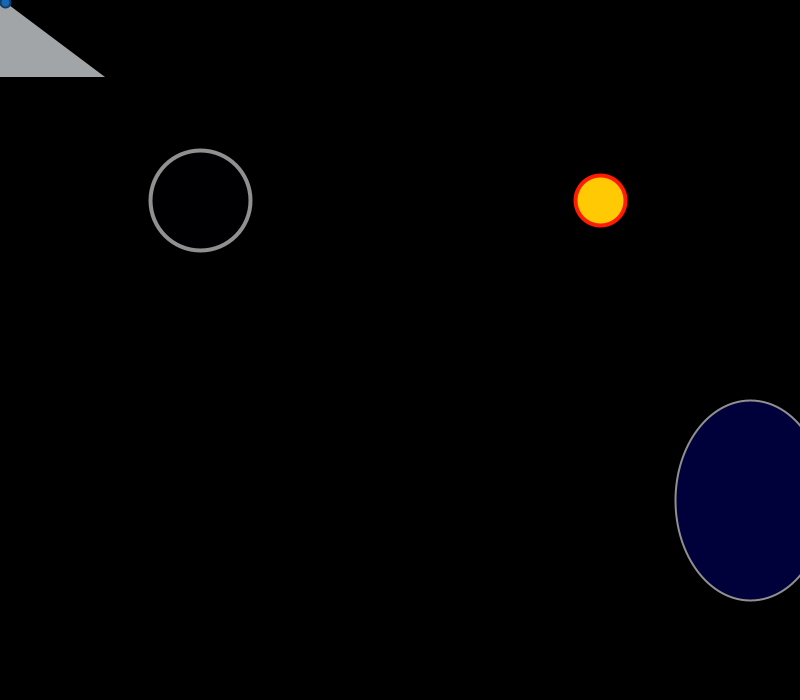
Frame 1 (no input)
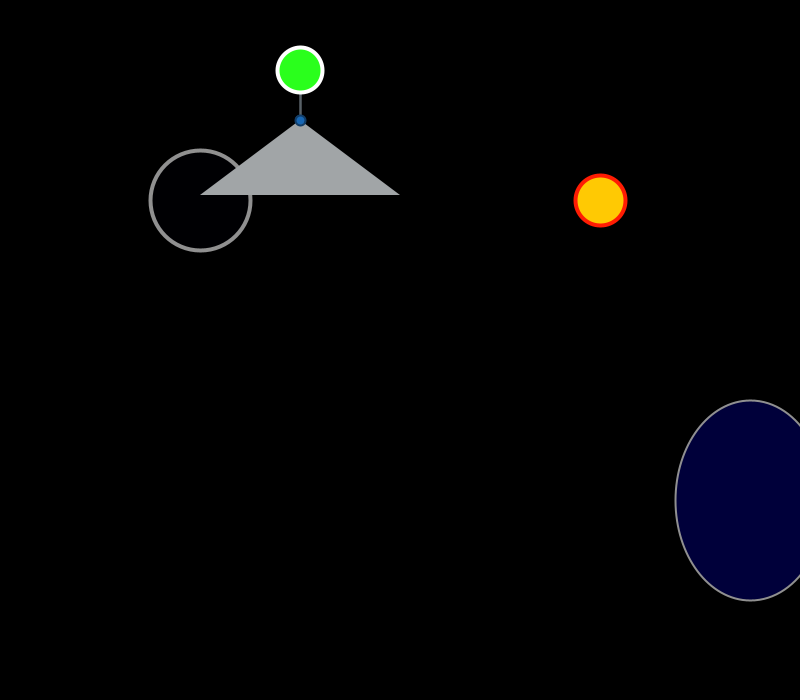
Frame 60 (the mouse pressed at the canvas centre just before this capture)
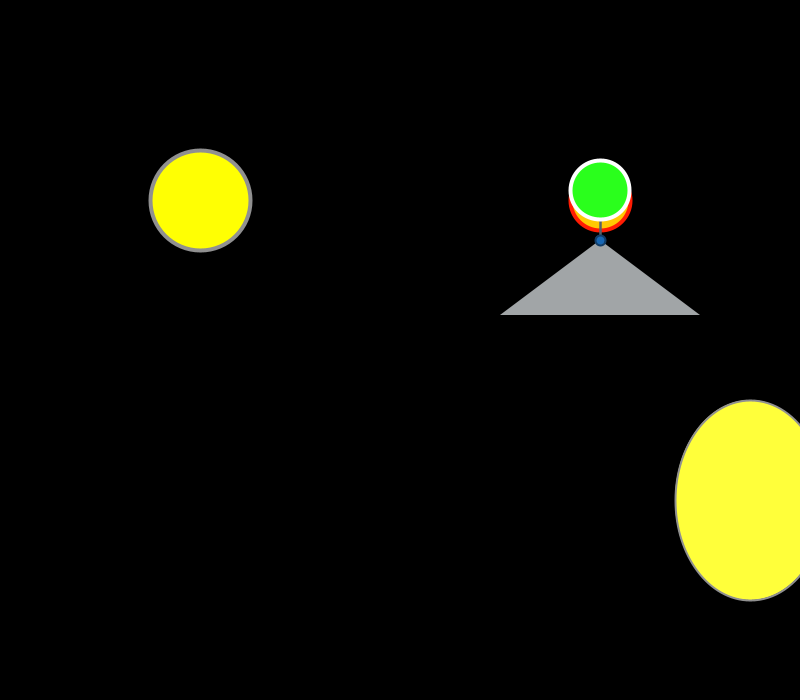
Frame 120 (the mouse held since frame 60 and released just before this capture)

The Processing sketch that drew these frames (run headless with seeded random() and noise(); from frame 60 on, the mouse is pressed at the canvas centre):

// Processing sketch: processing_97071
// ── processing_97071.pde

/*Nau espacial que rebota. (he aconseguit que reboti als costats per la banda de la dreta, però per l'esquerra no..no se com fer-ho. 
Quan pulses el cursor la bola de dalt de la nau, que va canviant de  mida, canvia de color, i el Sol canvia de mida quan pulses el cursor.
Quan movem el ratoli a esquerra i dreta, els dos planetes canvien de color.*/

int sz=10;
int posX,posY; /*ho poso tot en funcio de posX i posY per a tenir més fàcil programar les velocitats*/
int velX,velY;

float midaMaxima=70; /*per que vagi canviant el tamany de la bola gran*/
float midaBola=30;
float velBola=0.25;

int estat = 1; /*Per al canvi de color de la bola gran*/
color value=color(42,255,28);

int midaSol=50; /*mida inicial del Sol*/

void setup(){
  size(800,700);
  background(15,20,26);
  velX=int(random(1,8));
  velY=2;
}

void draw(){
  background(0);
/*les dues posicions estan en funcio de la velocitat, per tant es moura en ambdues posicions*/  
posX=posX+velX;
posY=posY+velY;

/*dibuixo el Sol*/
fill(255,201,3);
stroke(255,28,3);
strokeWeight(4);
ellipse(600,200,midaSol,midaSol); 

/*dibuixo els planetes. Canvaran de color conforme mogui el ratoli a esquerra,dreta,amunt o aball*/
fill(mouseX,mouseY,3); /*planeta 1*/
stroke(144,144,144);
strokeWeight(4);
ellipse(200,200,100,100); 
fill(mouseY,mouseX,58); /*planeta 2*/
stroke(144,144,144);
strokeWeight(2);
ellipse(750,500,150,200); 

/*Dibuixem la nau*/
fill(161,165,167);
noStroke();
strokeWeight(2);
triangle(posX-100,posY+75,posX,posY,posX+100,posY+75);/*triangle*/

fill(88,97,103);
stroke(88,97,103);
strokeWeight(2);
line(posX,posY-50,posX,posY);/*line*/
line(posX,posY-50,posX,posY);

fill(24,103,180); 
stroke(17,60,103);
strokeWeight(2);
ellipse(posX,posY,sz,sz);/*cercle petit (c)*/

fill(value); 
stroke(255,255,255);
strokeWeight(4);
ellipse(posX,posY-50,midaBola,midaBola);/*cercle gran (C)*/


/*defineixo la velocitat que tindra el cercle gran i el limit de la seva mida*/
midaBola=midaBola+velBola;
if (midaBola>=midaMaxima){
      midaBola=10;}

/*definim les velocitats respecte la posició*/
if((posX<=0)||(posX>=width-100)){
    velX = -velX;
  } 
if((posY<=0)||(posY>=height-75)){
    velY = -velY;
}

}

void mousePressed() {
  if (estat == 1) {  
    estat = 2; 
    value = color(42,255,28); 
    
  } else { 
   if (estat == 2) {  
   estat = 3; 
   value = color(50,0,255); 
 } else { 
   if (estat == 3) {  
   estat = 4; 
   value = color(255,28,3); 
   
   } else { 
   if (estat == 4) { 
   estat = 1; //vull anar a l'estat 1, a l'inici
   value = color(255,255,0); 
   }  
   }
 }
}
/*Estableixo que la mida del Sol sigui una variable, que li vagi sumant 10 unitats a cada click, fins que arribi a 250, que llavors tornara a la mida original, 50*/
if (midaSol==midaSol) {midaSol=midaSol+10;}
if (midaSol>=250) {midaSol=50;}

}
   
